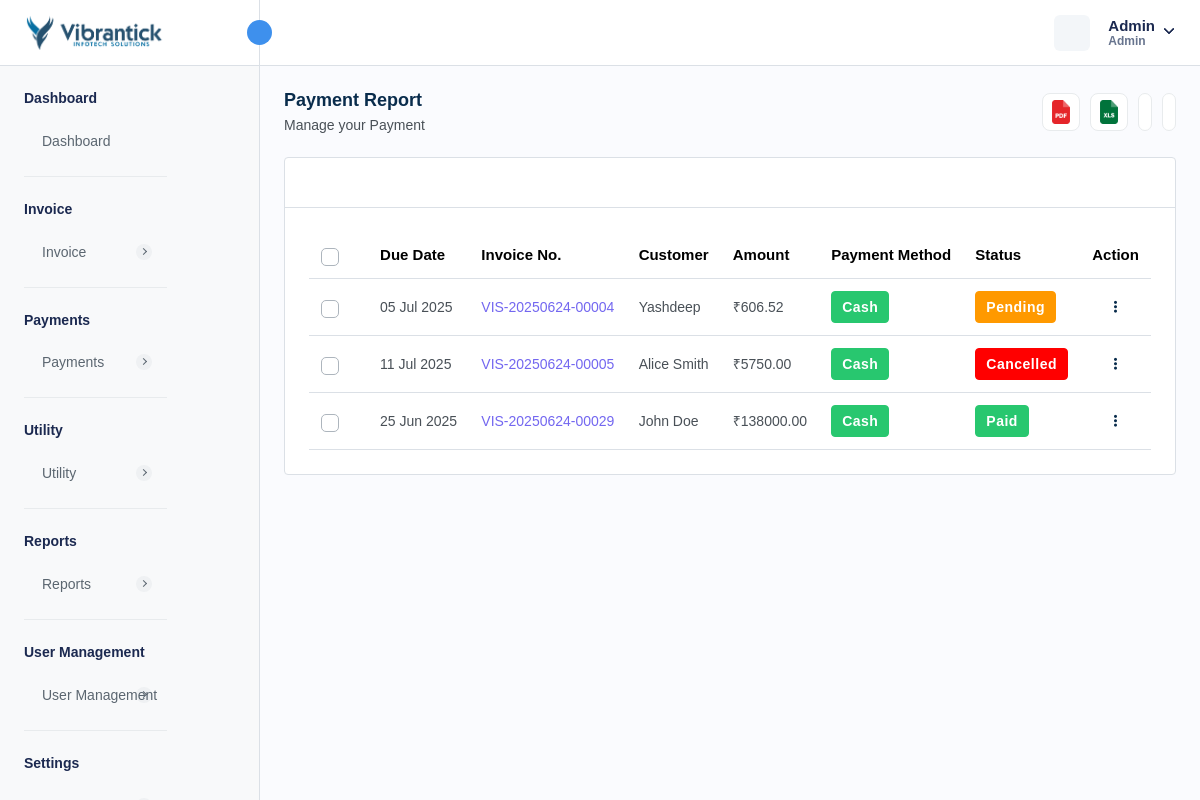
/manage-payments.php (signed in), run on an earlier commit of the app's database.
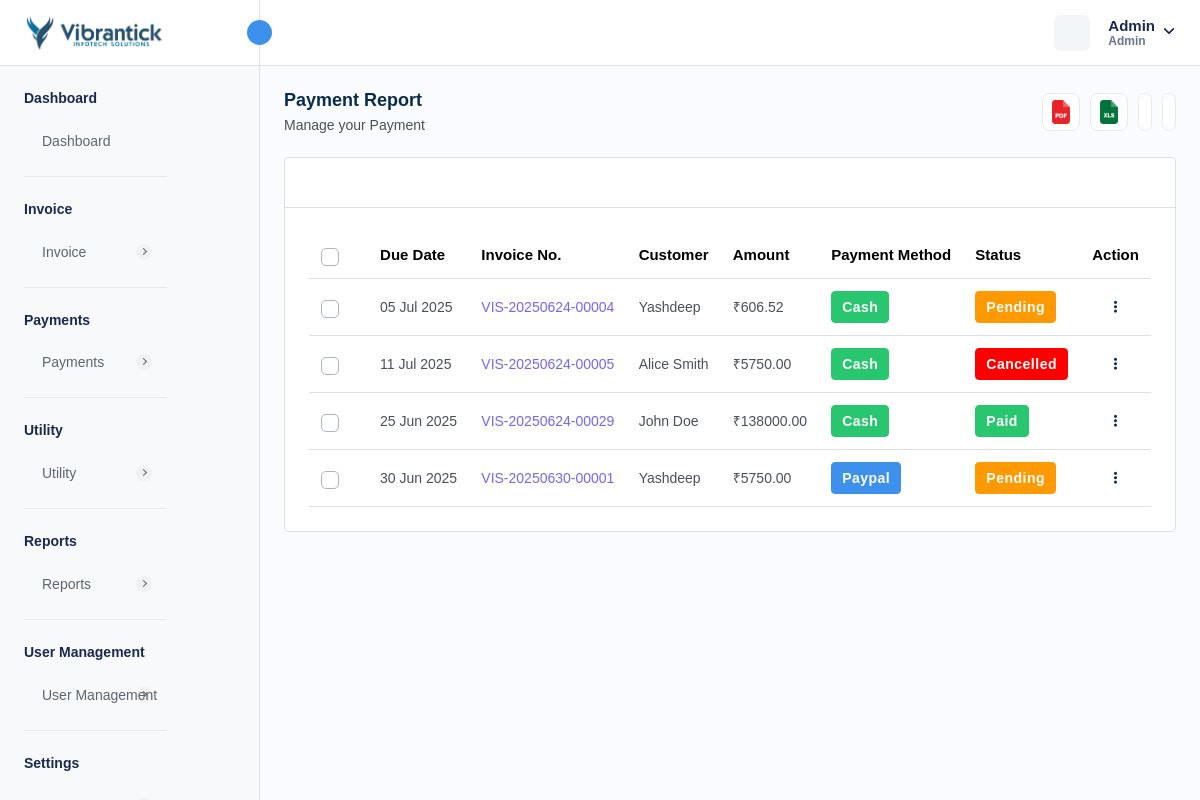
And on a later commit of the database.
### tables this page shows
CREATE TABLE `invoice` (
  `invoice_id` int NOT NULL AUTO_INCREMENT,
  `invoice_number` varchar(255) NOT NULL,
  `payment_method` enum('CREDIT_CARD','DEBIT_CARD','CASH','NET_BANKING','PAYPAL','OTHER') NOT NULL,
  `transaction_id` varchar(255) DEFAULT NULL,
  `status` enum('PAID','PENDING','CANCELLED','REFUNDED') NOT NULL,
  `amount` decimal(10,2) NOT NULL,
  `quantity` int NOT NULL,
  `tax` int NOT NULL,
  `discount` decimal(10,2) NOT NULL,
  `total_amount` decimal(10,2) NOT NULL,
  `due_date` varchar(255) DEFAULT NULL,
  `customer_id` int DEFAULT NULL,
  `service_id` json DEFAULT NULL,
  `description` longtext,
  `created_at` timestamp NULL DEFAULT CURRENT_TIMESTAMP,
  `updated_at` timestamp NULL DEFAULT CURRENT_TIMESTAMP ON UPDATE CURRENT_TIMESTAMP,
  `is_active` int NOT NULL DEFAULT '1',
  `reminder_enabled` int NOT NULL DEFAULT '0',
  `reminder_count` int NOT NULL DEFAULT '0',
  `created_by` int NOT NULL,
  `from_date` varchar(255) DEFAULT NULL,
  `to_date` varchar(255) DEFAULT NULL,
  `invoice_type` enum('FIXED','RECURSIVE') DEFAULT NULL,
  `invoice_title` varchar(255) DEFAULT NULL,
  PRIMARY KEY (`invoice_id`),
  UNIQUE KEY `invoice_number_UNIQUE` (`invoice_number`),
  UNIQUE KEY `transaction_id_UNIQUE` (`transaction_id`)
);

CREATE TABLE `customer` (
  `customer_id` int NOT NULL AUTO_INCREMENT,
  `customer_name` varchar(255) NOT NULL,
  `customer_phone` varchar(15) DEFAULT NULL,
  `customer_email` varchar(255) DEFAULT NULL,
  `customer_address` text,
  `ship_name` varchar(255) DEFAULT NULL,
  `ship_phone` varchar(15) DEFAULT NULL,
  `ship_email` varchar(255) DEFAULT NULL,
  `ship_address` text,
  `isActive` int DEFAULT '1',
  `created_at` timestamp NULL DEFAULT CURRENT_TIMESTAMP,
  `updated_at` timestamp NULL DEFAULT NULL ON UPDATE CURRENT_TIMESTAMP,
  `customer_state` varchar(45) DEFAULT NULL,
  `customer_city` int DEFAULT NULL,
  `gst_number` varchar(45) DEFAULT NULL,
  PRIMARY KEY (`customer_id`),
  UNIQUE KEY `customer_phone_UNIQUE` (`customer_phone`),
  UNIQUE KEY `customer_email_UNIQUE` (`customer_email`),
  UNIQUE KEY `gst_number_UNIQUE` (`gst_number`)
);

### manage-payments.php (the view, shortened to what the changed rows need)
<?php
require "./database/config.php";
try {
    $stmtFetchInvoices = $db->prepare("SELECT * FROM invoice
    INNER JOIN customer
    ON customer.customer_id = invoice.customer_id
    WHERE invoice.is_active = 1
    ");
    if ($stmtFetchInvoices->execute()) {
        $invoices = $stmtFetchInvoices->get_result();
    } else {
        $_SESSION['error'] = 'Error for fetching customers';
    }
} catch (Exception $e) {
    $_SESSION['error'] = $e;
}
?>
<!DOCTYPE html>
<html lang="en">
<head>
    <link rel="stylesheet" href="assets/css/bootstrap.min.css" />
    <link rel="stylesheet" href="assets/css/bootstrap-datetimepicker.min.css" />
    <link rel="stylesheet" href="assets/plugins/daterangepicker/daterangepicker.css" />
    <link rel="stylesheet" href="assets/css/animate.css" />
    <link rel="stylesheet" href="assets/plugins/select2/css/select2.min.css" />
    <link rel="stylesheet" href="assets/css/dataTables.bootstrap5.min.css" />
    <link rel="stylesheet" href="assets/plugins/fontawesome/css/fontawesome.min.css" />
    <link rel="stylesheet" href="assets/plugins/fontawesome/css/all.min.css" />
    <link rel="stylesheet" href="assets/css/style.css" />
    <link rel="stylesheet" href="https://cdn.jsdelivr.net/npm/notyf@3/notyf.min.css" />
</head>
<body>
    <div class="main-wrapper">
        <div class="page-wrapper">
            <div class="content">
                <div class="card table-list-card">
                    <div class="card-body">
                        <div class="table-responsive">
                            <table id="myTable" class="table datanew">
                                <thead>
                                    <tr>
                                        <th class="no-sort">
                                            <label class="checkboxs">
                                                <span class="checkmarks"></span>
                                            </label>
                                        </th>
                                        <th>Due Date</th>
                                        <th>Invoice No.</th>
                                        <th>Customer</th>
                                        <th>Amount</th>
                                        <th>Payment Method</th>
                                        <th>Status</th>
                                        <th class="no-sort text-center">Action</th>
                                    </tr>
                                </thead>
                                <tbody>
                                    <?php foreach ($invoices->fetch_all(MYSQLI_ASSOC) as $invoice) { ?>
                                        <tr>
                                            <td>
                                                <label class="checkboxs">
                                                    <span class="checkmarks"></span>
                                                </label>
                                            </td>
                                            <td><?php $date = new DateTime($invoice['due_date']);
                                            echo $date->format('d M Y') ?></td>
                                            <td class="ref-number"><?php echo $invoice['invoice_number'] ?></td>
                                            <td>
                                                <?php echo $invoice['customer_name'] ?>
                                            </td>
                                            <td> ₹<?php echo $invoice['total_amount'] ?></td>
                                            <td class="payment-info">
                                                <?php if ($invoice['payment_method'] == 'CREDIT_CARD') { ?>
                                                    <span class="badge badge-lg bg-success">Credit Card</span>
                                                <?php } elseif ($invoice['payment_method'] == 'DEBIT_CARD') { ?>
                                                    <span class="badge badge-lg bg-success">Debit Card</span>
                                                <?php } elseif ($invoice['payment_method'] == 'CASH') { ?>
                                                    <span class="badge badge-lg bg-success">Cash</span>
                                                <?php } elseif ($invoice['payment_method'] == 'NET_BANKING') { ?>
                                                    <span class="badge badge-lg bg-primary">Net Banking</span>
                                                <?php } elseif ($invoice['payment_method'] == 'PAYPAL') { ?>
                                                    <span class="badge badge-lg bg-primary">Paypal</span>
                                                <?php } elseif ($invoice['payment_method'] == 'OTHER') { ?>
                                                    <span class="badge badge-lg bg-warning">Other</span>
                                                <?php } ?>
                                            </td>
                                            <td>
                                                <?php if ($invoice['status'] == 'PAID') { ?>
                                                    <span class="badge badge-lg bg-success">Paid</span>
                                                <?php } elseif ($invoice['status'] == 'CANCELLED') { ?>
                                                    <span class="badge badge-lg bg-danger">Cancelled</span>
                                                <?php } elseif ($invoice['status'] == 'PENDING') { ?>
                                                    <span class="badge badge-lg bg-warning">Pending</span>
                                                <?php } elseif ($invoice['status'] == 'REFUNDED') { ?>
                                                    <span class="badge badge-lg bg-primary">Refunded</span>
                                                <?php } ?>
                                            </td>
                                            <td class="text-center">
                                                <a class="action-set" href="javascript:void(0);" data-bs-toggle="dropdown"
                                                    aria-expanded="true">
                                                    <i class="fa fa-ellipsis-v" aria-hidden="true"></i>
                                                </a>
                                            </td>
                                        </tr>
                                    <?php } ?>
                                </tbody>
                            </table>
                        </div>
                    </div>
                </div>
            </div>
        </div>
    </div>
</body>
</html>

What changed in the data, as far as the page shows it:
added invoice: due_date "30 Jun 2025", invoice_number "VIS-20250630-00001", customer.customer_name "Yashdeep", total_amount "5750.00", payment_method "Paypal", status "Pending"
